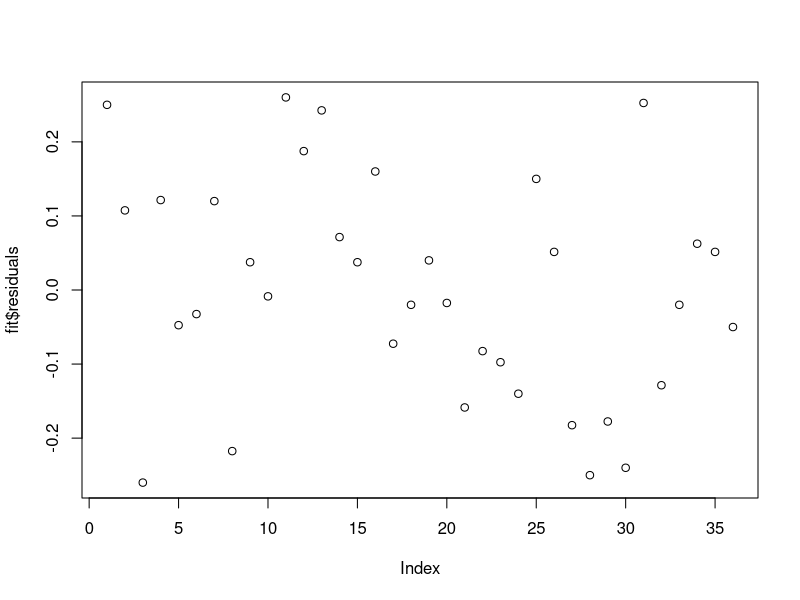
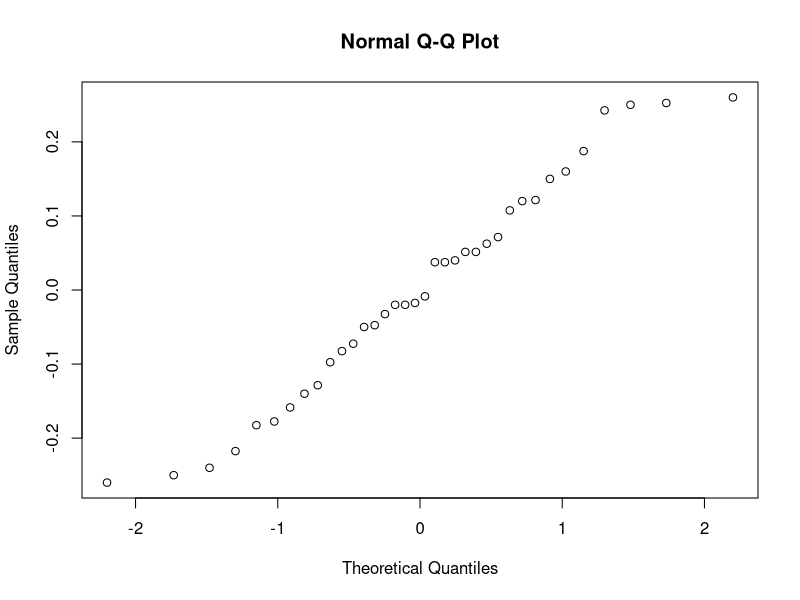

Write the R code that produced these figures, in order.
## ---- chunk 1
knitr::opts_chunk$set(echo = TRUE)
setwd('~/Projects/STAT502/HW5/')
## ---- chunk 2
data = read.table('marketshare.txt',header=T, colClasses = c('numeric','numeric', 'numeric', 'factor', 'factor', 'numeric')) 

share = data[,1]; A = as.factor(data[,4]); B = as.factor(data[,5]) 
tapply(share,A:B,length)
## ---- chunk 3
fit <- lm(share ~ A*B)
anova(fit)
plot(fit$residuals)
qqnorm(fit$residuals)
## ---- chunk 4
fit2 <- lm(share ~ A + B)
anova(fit2)
anova(fit2,fit)
## ---- chunk 5
fit3 <- lm(share ~ B)
anova(fit3)
anova(fit2,fit3)
## ---- chunk 6
fit4 <- lm(share ~ A)
anova(fit4)
anova(fit2,fit4)
## ---- chunk 7
data = read.table('coils.dat', header=T, colClasses = c('numeric', 'factor', 'factor')) 
y = data[,1] 
machine = as.factor(data[,2]) 
coil = as.factor(data[,3]) 
## ---- chunk 8
anova(lm(y ~ machine, data))
## ---- chunk 9
L = 1/10 * ((200.83/7.15) * (1/ (qf(.95, 3, 4*9))) -1)
U = 1/10 * ((200.83/7.15) * (1/ (qf(0.5, 3, 4*9))) -1)
